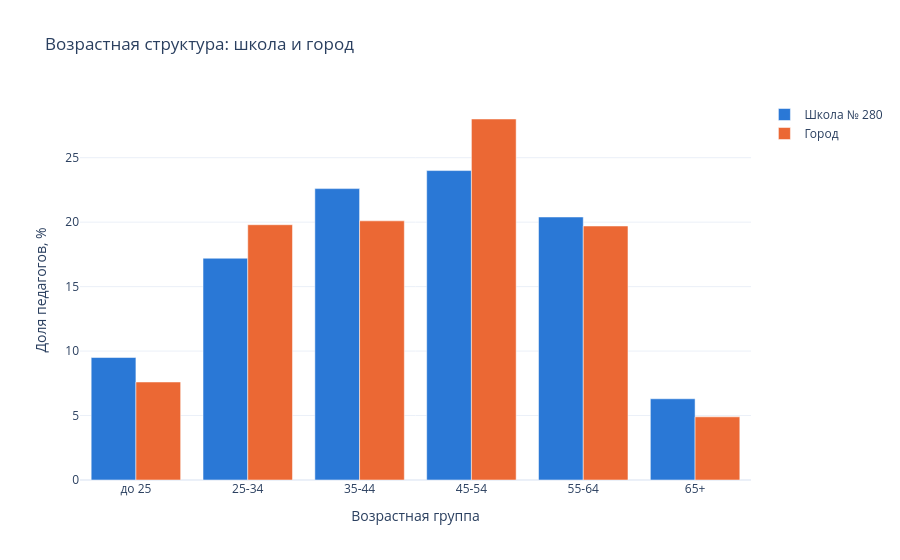

Notebook cell for this chart:
### Code cell
fig = px.bar(compare_age, barmode='group', title='Возрастная структура: школа и город',
             labels={'value': 'Доля педагогов, %', 'Возрастная группа': 'Возрастная группа', 'variable': ''},
             color_discrete_sequence=['#2a78d6', '#eb6834'])
fig.update_layout(template='plotly_white')
fig.show()

### Figure 1 — Plotly figure (JSON) as saved in the notebook; plotly's stock layout.template omitted (floating-point values rounded to 4 significant figures)
{"data": [{"alignmentgroup": "True", "hovertemplate": "=Школа № 280<br>Возрастная группа=%{x}<br>Доля педагогов, %=%{y}<extra></extra>", "legendgroup": "Школа № 280", "marker": {"color": "#2a78d6", "pattern": {"shape": ""}}, "name": "Школа № 280", "offsetgroup": "Школа № 280", "orientation": "v", "showlegend": true, "textposition": "auto", "type": "bar", "x": ["до 25", "25-34", "35-44", "45-54", "55-64", "65+"], "xaxis": "x", "y": [9.5, 17.2, 22.6, 24.0, 20.4, 6.3], "yaxis": "y"}, {"alignmentgroup": "True", "hovertemplate": "=Город<br>Возрастная группа=%{x}<br>Доля педагогов, %=%{y}<extra></extra>", "legendgroup": "Город", "marker": {"color": "#eb6834", "pattern": {"shape": ""}}, "name": "Город", "offsetgroup": "Город", "orientation": "v", "showlegend": true, "textposition": "auto", "type": "bar", "x": ["до 25", "25-34", "35-44", "45-54", "55-64", "65+"], "xaxis": "x", "y": [7.6, 19.8, 20.1, 28.0, 19.7, 4.9], "yaxis": "y"}], "layout": {"barmode": "group", "legend": {"title": {"text": ""}, "tracegroupgap": 0}, "title": {"text": "Возрастная структура: школа и город"}, "xaxis": {"anchor": "y", "domain": [0, 1], "title": {"text": "Возрастная группа"}}, "yaxis": {"anchor": "x", "domain": [0, 1], "title": {"text": "Доля педагогов, %"}}}}
